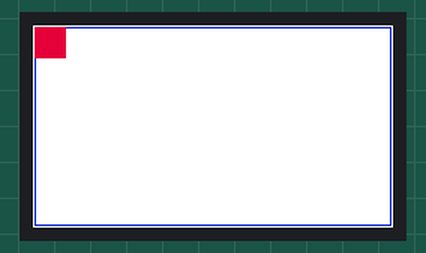
Recording of a program running on a simulated Raspberry Pi Pico running MicroPython. On the bench: 240×135 colour display. Library files of the repository ran but are not shown: lcd114libs.py.

Above: at 0.2 s.

The program:

main.py
```python
from machine import Pin,SPI,PWM
import framebuf
import time
from lcd114libs import LCD_1inch14

BL = 13
DC = 8
RST = 12
MOSI = 11
SCK = 10
CS = 9

if __name__=='__main__':
    pwm = PWM(Pin(BL))
    pwm.freq(1000)
    pwm.duty_u16(32768)#max 65535

    LCD = LCD_1inch14()
    #color BRG
    LCD.fill(LCD.white)

    LCD.show()

    LCD.hline(1,1,238,LCD.blue)
    LCD.hline(1,133,238,LCD.blue)
    LCD.vline(1,1,133,LCD.blue)
    LCD.vline(238,1,133,LCD.blue)


    LCD.show()
    keyA = Pin(15,Pin.IN,Pin.PULL_UP)
    keyB = Pin(17,Pin.IN,Pin.PULL_UP)

    key2 = Pin(2 ,Pin.IN,Pin.PULL_UP) #上
    key3 = Pin(3 ,Pin.IN,Pin.PULL_UP)#中
    key4 = Pin(16 ,Pin.IN,Pin.PULL_UP)#左
    key5 = Pin(18 ,Pin.IN,Pin.PULL_UP)#下
    key6 = Pin(20 ,Pin.IN,Pin.PULL_UP)#右

    x,y=1,1
    x1,y1=x+20,y+20
    LCD.fill_rect(x,y,x1,y1, LCD.red)
    LCD.show()

    while(1):
        if(keyA.value() == 0):
            print('keyA')
        else :
            next

        if(keyB.value() == 0):
            print('keyB')
        else :
            next

        if(key2.value() == 0):#Up
            LCD.fill_rect(x,y,x1,y1,LCD.white)
            y =y-5
            LCD.rect(x,y,x1,y1,LCD.buffer)
            LCD.show()
            print('key2')
        else :
            next


        if(key3.value() == 0):#中
            print('key3')
        else :
            next

        if(key4.value() == 0):#左
            LCD.fill_rect(x,y,x1,y1,LCD.white)
            x =x-5
            LCD.rect(x,y,x1,y1,LCD.blue)
            LCD.show()
            print('key4')
        else :
            next


        if(key5.value() == 0):#Down
            LCD.fill_rect(x,y,x1,y1,LCD.white)
            y =y+5
            LCD.rect(x,y,x1,y1,LCD.blue)
            LCD.show()
            print('key5')
        else :
            next


        if(key6.value() == 0):#Right
            LCD.fill_rect(x,y,x1,y1,LCD.white)
            x =x+5
            LCD.rect(x,y,x1,y1,LCD.blue)
            LCD.show()
            print('key6')
        else :
            next
```
